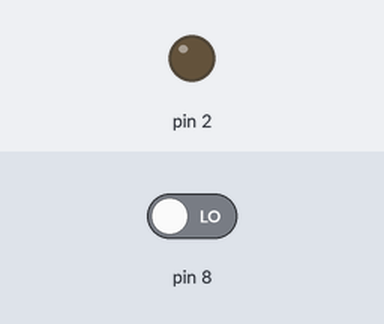
A sketch run on a simulated Arduino Uno, built with avr-gcc and run on an emulated ATmega328P. Parts: output pins drawn as LEDs (lit = HIGH). The test bench sets the inputs (shaded band); at power-on: pin 8 LOW.

Above: at 1.2 s.
1.3 s: pin 8 driven HIGH
At 2.5 s:
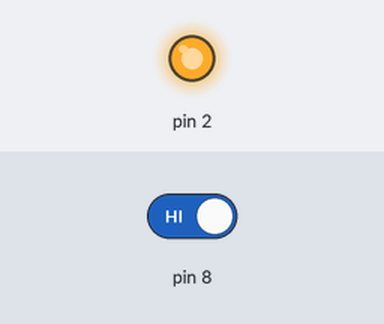
2.8 s: pin 8 driven LOW
At 3.8 s:
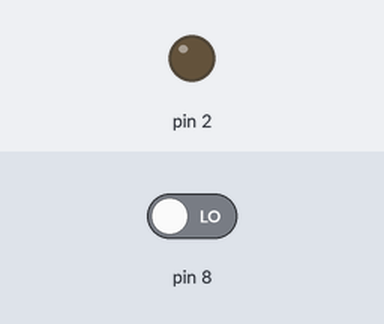
Timing chart, 0 to 5.8 s (numbered marks = the images above; inputs shaded):
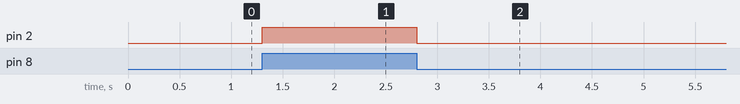

The sketch:

LED_on_when_button_pushed.ino
```cpp
bool isButtonPressed = false; void setup() { pinMode(8, INPUT); pinMode(2, OUTPUT); digitalWrite(2, LOW); } void loop() { bool buttonState = digitalRead(8); if (buttonState == HIGH) { digitalWrite(2, HIGH); isButtonPressed = true; } else { if (isButtonPressed) { digitalWrite(2, LOW); isButtonPressed = false; } } }
```

Measured:
- after the input at 1.3 s, pin 2: LOW → HIGH at once
- after the input at 2.8 s, pin 2: HIGH → LOW at once
